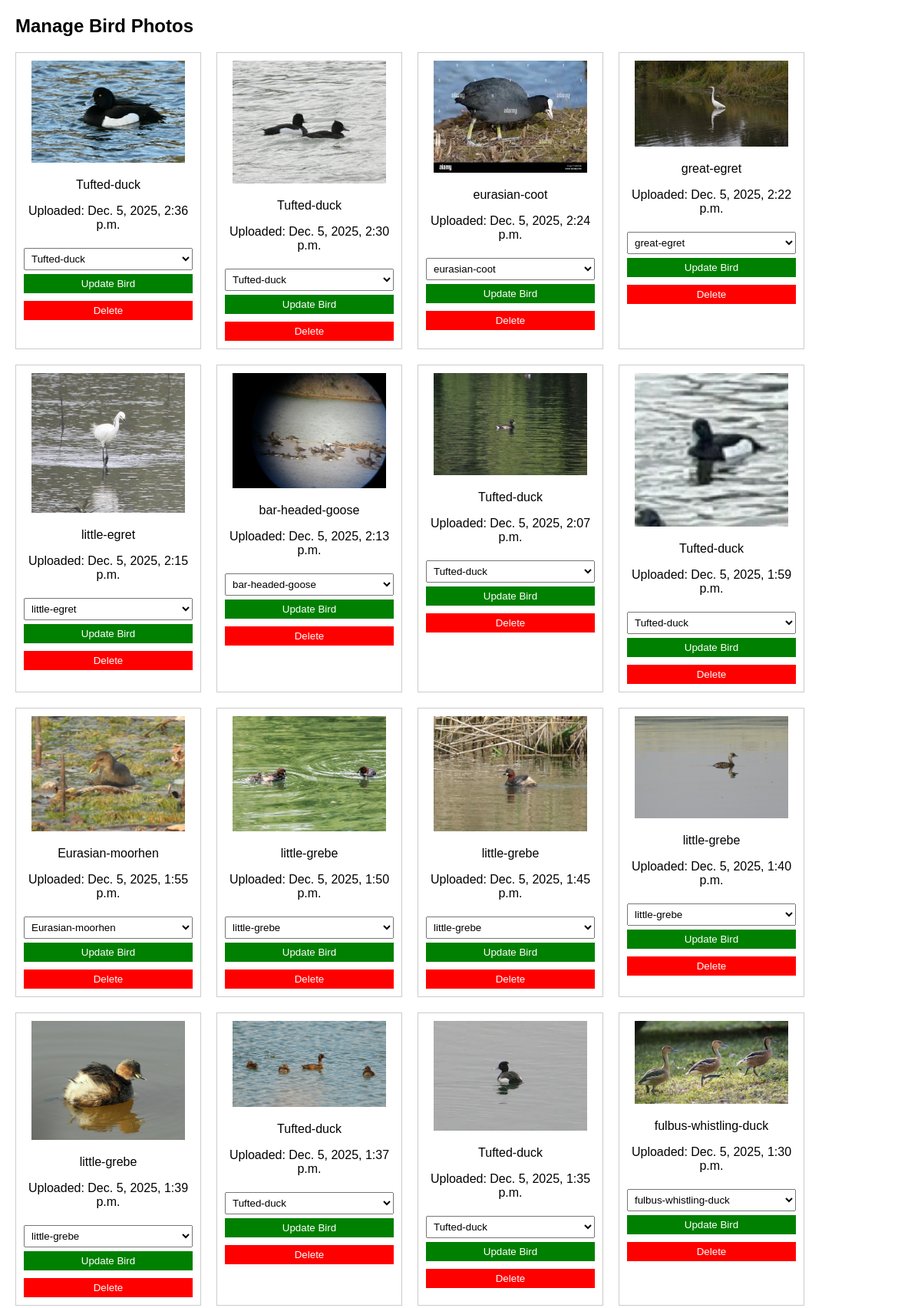
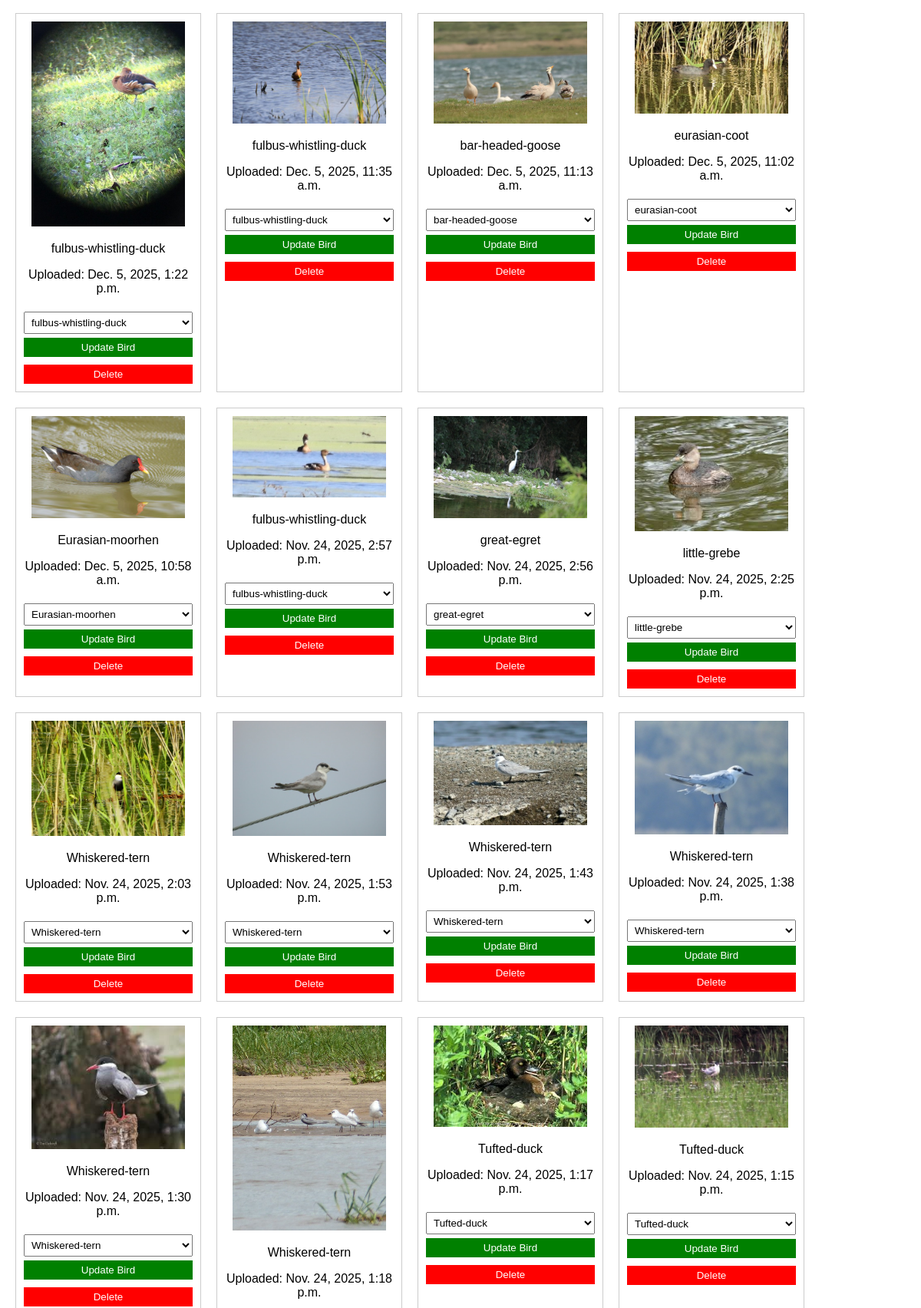
Screenshot of /manage/ (upper part) with the database file from the repository (2 pictures, top to bottom).
### myapp/models.py (models this page shows, shortened)
class BirdPhoto(models.Model):  # Move outside of CustomUser
    user = models.ForeignKey(settings.AUTH_USER_MODEL, on_delete=models.CASCADE)  # Correct reference
    photo = models.ImageField(upload_to='bird_photos/')
    bird = models.ForeignKey(Bird, on_delete=models.SET_NULL, null=True, blank=True)  # <-- add this
    uploaded_at = models.DateTimeField(auto_now_add=True)

class Bird(models.Model):
    name = models.CharField(max_length=255)
    scientific_name = models.CharField(max_length=255)
    description = models.TextField()
    population = models.CharField(max_length=100)
    class_index = models.IntegerField(unique=True)  # Corresponds to the model's output class index
    image = models.TextField(null=True, blank=True)  # <-- Changed to TextField

### myapp/views.py (the view, shortened to what this page needs)
# urls.py: path('manage/', views.manage_photos, name='manage_photos'),
def manage_photos(request):
    photos = BirdPhoto.objects.all().order_by('-uploaded_at')
    birds = Bird.objects.all()  # Fetch all birds for dropdowns
    return render(request, 'manage_photos.html', {'photos': photos, 'birds': birds})

### myapp/templates/manage_photos.html (shortened to what this page needs)
<!DOCTYPE html>
<html lang="en">
<head>
</head>
<body>
<h2>Manage Bird Photos</h2>
{% if photos %}
    <div class="photo-grid">
        {% for photo in photos %}
            <div class="photo-card">
                <img src="{{ photo.photo.url }}" alt="Bird Photo">
                <p>
                    {% if photo.bird %}
                        {{ photo.bird.name }}
                    {% else %}
                        Unknown
                    {% endif %}
                </p>
                <p>Uploaded: {{ photo.uploaded_at }}</p>
                <form method="post">
                    <select name="bird_id">
                        {% for bird in birds %}
                            <option value="{{ bird.id }}" {% if photo.bird and photo.bird.id == bird.id %}selected{% endif %}>
                                {{ bird.name }}
                            </option>
                        {% endfor %}
                    </select>
                    <button type="submit" class="update-btn">Update Bird</button>
                </form>
                <form method="post" style="margin-top:5px;">
                    <button type="submit" class="delete-btn">Delete</button>
                </form>
            </div>
        {% endfor %}
    </div>
{% else %}
    <p>No photos available.</p>
{% endif %}
</body>
</html>

### myapp/templates/manage_photos.html (style rules this page uses)
body { font-family: Arial, sans-serif; margin: 20px; }
.photo-grid { display: flex; flex-wrap: wrap; gap: 20px; }
.photo-card { border: 1px solid #ccc; padding: 10px; width: 220px; text-align: center; }
.photo-card img { width: 200px; height: auto; }
.delete-btn, .update-btn { margin-top: 5px; padding: 5px 10px; border: none; cursor: pointer; width: 100%; }
.delete-btn { background-color: red; color: white; }
.update-btn { background-color: green; color: white; }
select { margin-top: 5px; width: 100%; padding: 5px; }

### rows the page displays
BirdPhoto: photo (picture), bird.name "Tufted-duck", uploaded_at "Dec. 5, 2025, 2:36 p.m.", bird_id "Tufted-duck"
BirdPhoto: photo (picture), bird.name "Tufted-duck", uploaded_at "Dec. 5, 2025, 2:30 p.m.", bird_id "Tufted-duck"
BirdPhoto: photo (picture), bird.name "eurasian-coot", uploaded_at "Dec. 5, 2025, 2:24 p.m.", bird_id "eurasian-coot"
BirdPhoto: photo (picture), bird.name "great-egret", uploaded_at "Dec. 5, 2025, 2:22 p.m.", bird_id "great-egret"
BirdPhoto: photo (picture), bird.name "little-egret", uploaded_at "Dec. 5, 2025, 2:15 p.m.", bird_id "little-egret"
BirdPhoto: photo (picture), bird.name "bar-headed-goose", uploaded_at "Dec. 5, 2025, 2:13 p.m.", bird_id "bar-headed-goose"
BirdPhoto: photo (picture), bird.name "Tufted-duck", uploaded_at "Dec. 5, 2025, 2:07 p.m.", bird_id "Tufted-duck"
BirdPhoto: photo (picture), bird.name "Tufted-duck", uploaded_at "Dec. 5, 2025, 1:59 p.m.", bird_id "Tufted-duck"
BirdPhoto: photo (picture), bird.name "Eurasian-moorhen", uploaded_at "Dec. 5, 2025, 1:55 p.m.", bird_id "Eurasian-moorhen"
BirdPhoto: photo (picture), bird.name "little-grebe", uploaded_at "Dec. 5, 2025, 1:50 p.m.", bird_id "little-grebe"
BirdPhoto: photo (picture), bird.name "little-grebe", uploaded_at "Dec. 5, 2025, 1:45 p.m.", bird_id "little-grebe"
BirdPhoto: photo (picture), bird.name "little-grebe", uploaded_at "Dec. 5, 2025, 1:40 p.m.", bird_id "little-grebe"
BirdPhoto: photo (picture), bird.name "little-grebe", uploaded_at "Dec. 5, 2025, 1:39 p.m.", bird_id "little-grebe"
BirdPhoto: photo (picture), bird.name "Tufted-duck", uploaded_at "Dec. 5, 2025, 1:37 p.m.", bird_id "Tufted-duck"
BirdPhoto: photo (picture), bird.name "Tufted-duck", uploaded_at "Dec. 5, 2025, 1:35 p.m.", bird_id "Tufted-duck"
BirdPhoto: photo (picture), bird.name "fulbus-whistling-duck", uploaded_at "Dec. 5, 2025, 1:30 p.m.", bird_id "fulbus-whistling-duck"
BirdPhoto: photo (picture), bird.name "fulbus-whistling-duck", uploaded_at "Dec. 5, 2025, 1:22 p.m.", bird_id "fulbus-whistling-duck"
BirdPhoto: photo (picture), bird.name "fulbus-whistling-duck", uploaded_at "Dec. 5, 2025, 11:35 a.m.", bird_id "fulbus-whistling-duck"
BirdPhoto: photo (picture), bird.name "bar-headed-goose", uploaded_at "Dec. 5, 2025, 11:13 a.m.", bird_id "bar-headed-goose"
BirdPhoto: photo (picture), bird.name "eurasian-coot", uploaded_at "Dec. 5, 2025, 11:02 a.m.", bird_id "eurasian-coot"
BirdPhoto: photo (picture), bird.name "Eurasian-moorhen", uploaded_at "Dec. 5, 2025, 10:58 a.m.", bird_id "Eurasian-moorhen"
BirdPhoto: photo (picture), bird.name "fulbus-whistling-duck", uploaded_at "Nov. 24, 2025, 2:57 p.m.", bird_id "fulbus-whistling-duck"
BirdPhoto: photo (picture), bird.name "great-egret", uploaded_at "Nov. 24, 2025, 2:56 p.m.", bird_id "great-egret"
BirdPhoto: photo (picture), bird.name "little-grebe", uploaded_at "Nov. 24, 2025, 2:25 p.m.", bird_id "little-grebe"
BirdPhoto: photo (picture), bird.name "Whiskered-tern", uploaded_at "Nov. 24, 2025, 2:03 p.m.", bird_id "Whiskered-tern"
BirdPhoto: photo (picture), bird.name "Whiskered-tern", uploaded_at "Nov. 24, 2025, 1:53 p.m.", bird_id "Whiskered-tern"
BirdPhoto: photo (picture), bird.name "Whiskered-tern", uploaded_at "Nov. 24, 2025, 1:43 p.m.", bird_id "Whiskered-tern"
BirdPhoto: photo (picture), bird.name "Whiskered-tern", uploaded_at "Nov. 24, 2025, 1:38 p.m.", bird_id "Whiskered-tern"
BirdPhoto: photo (picture), bird.name "Whiskered-tern", uploaded_at "Nov. 24, 2025, 1:30 p.m.", bird_id "Whiskered-tern"
BirdPhoto: photo (picture), bird.name "Whiskered-tern", uploaded_at "Nov. 24, 2025, 1:18 p.m."
BirdPhoto: photo (picture), bird.name "Tufted-duck", uploaded_at "Nov. 24, 2025, 1:17 p.m.", bird_id "Tufted-duck"
BirdPhoto: photo (picture), bird.name "Tufted-duck", uploaded_at "Nov. 24, 2025, 1:15 p.m.", bird_id "Tufted-duck"
